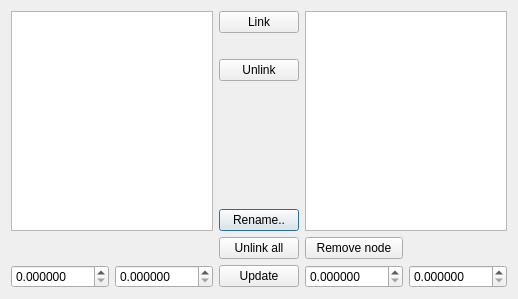
<?xml version="1.0" encoding="UTF-8"?>
<ui version="4.0">
 <class>GraphModifyWidget</class>
 <widget class="QDialog" name="GraphModifyWidget">
  <property name="windowModality">
   <enum>Qt::WindowModal</enum>
  </property>
  <property name="geometry">
   <rect>
    <x>0</x>
    <y>0</y>
    <width>518</width>
    <height>299</height>
   </rect>
  </property>
  <property name="windowTitle">
   <string>Modify Graph</string>
  </property>
  <property name="modal">
   <bool>true</bool>
  </property>
  <layout class="QGridLayout" name="gridLayout">
   <item row="0" column="3" rowspan="5" colspan="2">
    <widget class="QListWidget" name="list2">
     <property name="alternatingRowColors">
      <bool>true</bool>
     </property>
     <property name="selectionMode">
      <enum>QAbstractItemView::MultiSelection</enum>
     </property>
    </widget>
   </item>
   <item row="4" column="2">
    <widget class="QPushButton" name="renameButton">
     <property name="text">
      <string>Rename..</string>
     </property>
    </widget>
   </item>
   <item row="0" column="0" rowspan="5" colspan="2">
    <widget class="QListWidget" name="list1">
     <property name="alternatingRowColors">
      <bool>true</bool>
     </property>
     <property name="selectionMode">
      <enum>QAbstractItemView::SingleSelection</enum>
     </property>
    </widget>
   </item>
   <item row="2" column="2">
    <widget class="QPushButton" name="unlinkButton">
     <property name="text">
      <string>Unlink</string>
     </property>
     <property name="icon">
      <iconset resource="topo-blend.qrc">
       <normaloff>:/images/disconnect.png</normaloff>:/images/disconnect.png</iconset>
     </property>
    </widget>
   </item>
   <item row="3" column="2">
    <spacer name="verticalSpacer">
     <property name="orientation">
      <enum>Qt::Vertical</enum>
     </property>
     <property name="sizeHint" stdset="0">
      <size>
       <width>20</width>
       <height>40</height>
      </size>
     </property>
    </spacer>
   </item>
   <item row="0" column="2">
    <widget class="QPushButton" name="linkButton">
     <property name="text">
      <string>Link</string>
     </property>
     <property name="icon">
      <iconset resource="topo-blend.qrc">
       <normaloff>:/images/connect.png</normaloff>:/images/connect.png</iconset>
     </property>
    </widget>
   </item>
   <item row="1" column="2">
    <spacer name="verticalSpacer_2">
     <property name="orientation">
      <enum>Qt::Vertical</enum>
     </property>
     <property name="sizeType">
      <enum>QSizePolicy::Fixed</enum>
     </property>
     <property name="sizeHint" stdset="0">
      <size>
       <width>20</width>
       <height>20</height>
      </size>
     </property>
    </spacer>
   </item>
   <item row="5" column="2">
    <widget class="QPushButton" name="unlinkAllButton">
     <property name="text">
      <string>Unlink all</string>
     </property>
    </widget>
   </item>
   <item row="6" column="2">
    <widget class="QPushButton" name="updateLinkButton">
     <property name="text">
      <string>Update</string>
     </property>
    </widget>
   </item>
   <item row="6" column="0">
    <widget class="QDoubleSpinBox" name="uA">
     <property name="decimals">
      <number>6</number>
     </property>
     <property name="maximum">
      <double>1.000000000000000</double>
     </property>
     <property name="singleStep">
      <double>0.100000000000000</double>
     </property>
    </widget>
   </item>
   <item row="6" column="1">
    <widget class="QDoubleSpinBox" name="vA">
     <property name="decimals">
      <number>6</number>
     </property>
     <property name="maximum">
      <double>1.000000000000000</double>
     </property>
     <property name="singleStep">
      <double>0.100000000000000</double>
     </property>
    </widget>
   </item>
   <item row="6" column="4">
    <widget class="QDoubleSpinBox" name="vB">
     <property name="decimals">
      <number>6</number>
     </property>
     <property name="maximum">
      <double>1.000000000000000</double>
     </property>
    </widget>
   </item>
   <item row="5" column="3">
    <widget class="QPushButton" name="removeButton">
     <property name="text">
      <string>Remove node</string>
     </property>
     <property name="icon">
      <iconset resource="topo-blend.qrc">
       <normaloff>:/images/minus.png</normaloff>:/images/minus.png</iconset>
     </property>
    </widget>
   </item>
   <item row="6" column="3">
    <widget class="QDoubleSpinBox" name="uB">
     <property name="decimals">
      <number>6</number>
     </property>
     <property name="maximum">
      <double>1.000000000000000</double>
     </property>
     <property name="singleStep">
      <double>0.100000000000000</double>
     </property>
    </widget>
   </item>
  </layout>
 </widget>
 <resources>
  <include location="topo-blend.qrc"/>
 </resources>
 <connections/>
</ui>
